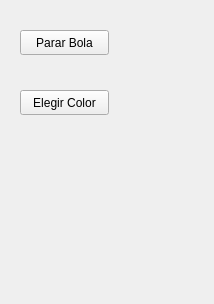
<?xml version="1.0" encoding="UTF-8"?>
<ui version="4.0">
 <class>WidgetBola</class>
 <widget class="QWidget" name="WidgetBola">
  <property name="geometry">
   <rect>
    <x>0</x>
    <y>0</y>
    <width>214</width>
    <height>304</height>
   </rect>
  </property>
  <property name="windowTitle">
   <string>Form</string>
  </property>
  <widget class="QPushButton" name="botonParar">
   <property name="geometry">
    <rect>
     <x>20</x>
     <y>30</y>
     <width>89</width>
     <height>25</height>
    </rect>
   </property>
   <property name="text">
    <string>Parar Bola</string>
   </property>
  </widget>
  <widget class="QPushButton" name="botonColor">
   <property name="geometry">
    <rect>
     <x>20</x>
     <y>90</y>
     <width>89</width>
     <height>25</height>
    </rect>
   </property>
   <property name="text">
    <string>Elegir Color</string>
   </property>
  </widget>
 </widget>
 <resources/>
 <connections/>
</ui>
